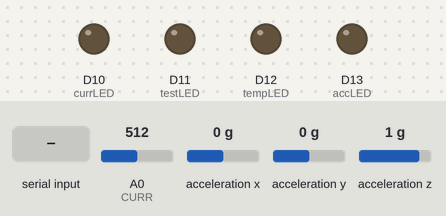
Recording of a sketch running on a simulated Arduino Zero (SAMD21). On the bench: output pins drawn as LEDs (lit = HIGH). The test bench sets the inputs (shaded band); at power-on: A0 (CURR) = 512, acceleration x 0 g, acceleration y 0 g, acceleration z 1 g. What the sketch prints to the serial monitor is not drawn.

Above: at 2.0 s.
2.1 s: "t" received over Serial
At 2.7 s:
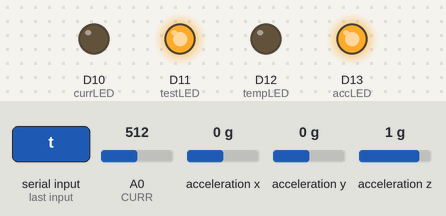
5.1 s: "c" received over Serial
At 5.15 s:
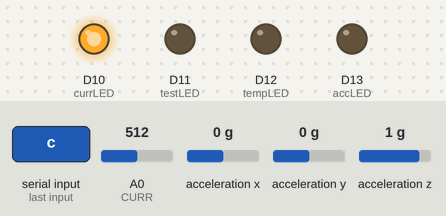
6.7 s: "f" received over Serial
At 7.4 s:
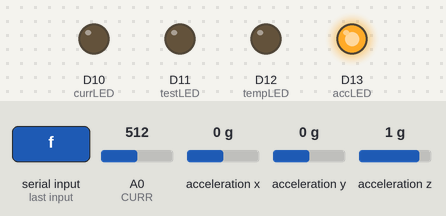
Timing chart, 0 to 10.9 s (numbered marks = the images above; inputs shaded):
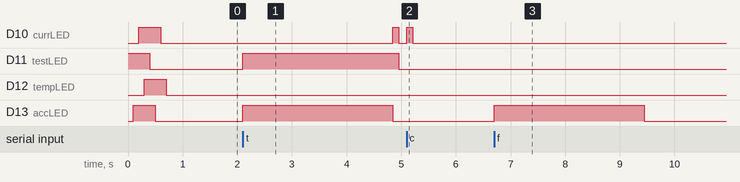

Measured:
- after the input at 2.1 s, D10 (currLED): LOW → HIGH after 2.7 s, → LOW 0.11 s later; D11 (testLED): LOW → HIGH at once, → LOW 2.9 s later; D13 (accLED): LOW → HIGH at once, → LOW 2.7 s later
- after the input at 5.1 s, D10 (currLED): LOW → HIGH at once, → LOW 0.11 s later
- after the input at 6.7 s, D13 (accLED): LOW → HIGH at once, → LOW 2.7 s later

The sketch:

FanFDD_ACC_ADXL345.ino
```cpp
// (licence header left out)
#include "arduinoFFT.h"
#include <SparkFun_ADXL345.h>

ADXL345 adxl = ADXL345();

arduinoFFT FFT = arduinoFFT(); /* Create FFT object */
/*
  These values can be changed in order to evaluate the functions
*/
#define CURR A0
#define testLED 11
#define accLED 13
#define currLED 10
#define tempLED 12

const uint16_t samples = 128; //This value MUST ALWAYS be a power of 2
const double samplingFrequency = 1000;

unsigned int delayTime = 0;


/*
  These are the input and output vectors
  Input vectors receive computed results from FFT
*/
double vReal[samples];
double vImag[samples];

double vRealAvg[samples];

#define SCL_INDEX 0x00
#define SCL_TIME 0x01
#define SCL_FREQUENCY 0x02

int incomingByte = 0;

void setup()
{
  pinMode(testLED, OUTPUT);
  pinMode(accLED, OUTPUT);
  pinMode(currLED, OUTPUT);
  pinMode(tempLED, OUTPUT);

  pinMode(CURR, INPUT);


  digitalWrite(testLED, HIGH);
  delay(100);
  digitalWrite(accLED, HIGH);
  delay(100);
  digitalWrite(currLED, HIGH);
  delay(100);
  digitalWrite(tempLED, HIGH);
  delay(100);
  digitalWrite(testLED, LOW);
  delay(100);
  digitalWrite(accLED, LOW);
  delay(100);
  digitalWrite(currLED, LOW);
  delay(100);
  digitalWrite(tempLED, LOW);
  delay(100);
  init_acc();
  if (samplingFrequency <= 1000)
    delayTime = 1000 / samplingFrequency;
  else
    delayTime = 1000000 / samplingFrequency;
  SerialUSB.begin(115200);
  while (!SerialUSB);
  //SerialUSB.println("Ready");
}

void loop()
{
  char select = 'n';
  if (SerialUSB.available() > 0) {
    // read the incoming byte:
    incomingByte = SerialUSB.read();
    select = char(incomingByte);
    // say what you got:
    //SerialUSB.print("I received: ");
    //SerialUSB.println(select);
    SerialUSB.flush();

    switch (select) {
      case 'f':
        {digitalWrite(accLED, HIGH);
        AvgACC(10);
        SerialUSB.println();
        digitalWrite(accLED, LOW);
        break;}
      case 'c':
        {digitalWrite(currLED, HIGH);
        float current = measCurrent(1000);
        SerialUSB.print(current, 4);
        SerialUSB.println();
        digitalWrite(currLED, LOW);
        break;}
      case 't':
        {digitalWrite(testLED, HIGH);
        digitalWrite(accLED, HIGH);
        AvgACC(10);
        digitalWrite(accLED, LOW);
        digitalWrite(currLED, HIGH);
        float testcurr = measCurrent(1000);
        SerialUSB.print(',');
        SerialUSB.print(testcurr, 4);
        SerialUSB.println();
        digitalWrite(currLED, LOW);
        digitalWrite(testLED, LOW);
        break;}
    }
  }
}


double measCurrent(int samples) {
  int avg = 0;
  for (int sample = 0; sample < samples; sample++) {
    avg = analogRead(CURR) + avg;
  }
  avg = avg / samples;
  //SerialUSB.println(avg);
  avg = map(avg, 0, 1023, 0, 10000);
  float avgnorm = (float) avg / 10000;
  return avgnorm;
}

void init_acc() {
  adxl.powerOn();                     // Power on the ADXL345

  adxl.setRangeSetting(2);           // Give the range settings
  // Accepted values are 2g, 4g, 8g or 16g
  // Higher Values = Wider Measurement Range
  // Lower Values = Greater Sensitivity

  adxl.setSpiBit(0);                  // Configure the device to be in 4 wire SPI mode when set to '0' or 3 wire SPI mode when set to 1
  // Default: Set to 1
  // SPI pins on the ATMega328: 11, 12 and 13 as reference in SPI Library

  adxl.setActivityXYZ(0, 0, 0);       // Set to activate movement detection in the axes "adxl.setActivityXYZ(X, Y, Z);" (1 == ON, 0 == OFF)
  adxl.setActivityThreshold(75);      // 62.5mg per increment   // Set activity   // Inactivity thresholds (0-255)

  adxl.setInactivityXYZ(0, 0, 0);     // Set to detect inactivity in all the axes "adxl.setInactivityXYZ(X, Y, Z);" (1 == ON, 0 == OFF)
  adxl.setInactivityThreshold(75);    // 62.5mg per increment   // Set inactivity // Inactivity thresholds (0-255)
  adxl.setTimeInactivity(10);         // How many seconds of no activity is inactive?

  adxl.setTapDetectionOnXYZ(0, 0, 0); // Detect taps in the directions turned ON "adxl.setTapDetectionOnX(X, Y, Z);" (1 == ON, 0 == OFF)

  // Set values for what is considered a TAP and what is a DOUBLE TAP (0-255)
  adxl.setTapThreshold(50);           // 62.5 mg per increment
  adxl.setTapDuration(15);            // 625 μs per increment
  adxl.setDoubleTapLatency(80);       // 1.25 ms per increment
  adxl.setDoubleTapWindow(200);       // 1.25 ms per increment

  // Set values for what is considered FREE FALL (0-255)
  adxl.setFreeFallThreshold(7);       // (5 - 9) recommended - 62.5mg per increment
  adxl.setFreeFallDuration(30);       // (20 - 70) recommended - 5ms per increment

  // Setting all interupts to take place on INT1 pin
  //adxl.setImportantInterruptMapping(1, 1, 1, 1, 1);     // Sets "adxl.setEveryInterruptMapping(single tap, double tap, free fall, activity, inactivity);"
  // Accepts only 1 or 2 values for pins INT1 and INT2. This chooses the pin on the ADXL345 to use for Interrupts.
  // This library may have a problem using INT2 pin. Default to INT1 pin.

  // Turn on Interrupts for each mode (1 == ON, 0 == OFF)
  adxl.InactivityINT(0);
  adxl.ActivityINT(0);
  adxl.FreeFallINT(0);
  adxl.doubleTapINT(0);
  adxl.singleTapINT(0);
}

void PrintVector(double *vData, uint16_t bufferSize, uint8_t scaleType)
{
  for (uint16_t i = 0; i < bufferSize; i++)
  {
    double abscissa;
    /* Print abscissa value */
    switch (scaleType)
    {
      case SCL_INDEX:
        abscissa = (i * 1.0);
        break;
      case SCL_TIME:
        abscissa = ((i * 1.0) / samplingFrequency);
        break;
      case SCL_FREQUENCY:
        abscissa = ((i * 1.0 * samplingFrequency) / samples);
        break;
    }
    SerialUSB.print(abscissa, 6);
    SerialUSB.print(" ");
    SerialUSB.print(vData[i], 4);
    SerialUSB.println();
  }
  SerialUSB.println();
}

void SumVector(double *vData, uint16_t bufferSize) {

  for (uint16_t i = 0; i < bufferSize; i++)
  {
    vRealAvg[i] = vData[i] + vRealAvg[i];
    //SerialUSB.print(vData[i], 4);
    //SerialUSB.println();
  }

}

void AvgACC(int avgNum) {
  for (uint16_t j = 0; j < (samples >> 1); j++)
  {
    vRealAvg[j] = 0;
  }
  for (int i = 0; i < avgNum; i++) {
    CalcFFT();
    SumVector(vReal, (samples >> 1));
  }
  for (uint16_t k = 0; k < (samples >> 1); k++)
  {
    vRealAvg[k] = vRealAvg[k] / avgNum;
    vRealAvg[k] = vRealAvg[k] / 1000;
    SerialUSB.print(vRealAvg[k], 4);
    if (k < ((samples>>1)-1)){
    SerialUSB.print(",");
    }
  }
}

void CalcFFT() {
  for (uint16_t i = 0; i < samples; i++)
  {
    int x, y, z;
    adxl.readAccel(&x, &y, &z);
    vReal[i] = double(z);
    vImag[i] = 0.0; //Imaginary part must be zeroed in case of looping to avoid wrong calculations and overflows
    if (samplingFrequency <= 1000)
      delay(delayTime);
    else
      delayMicroseconds(delayTime);
  }
  /* Print the results of the sampling according to time */
  //SerialUSB.println("Data:");
  //PrintVector(vReal, samples, SCL_TIME);
  FFT.Windowing(vReal, samples, FFT_WIN_TYP_HAMMING, FFT_FORWARD);  /* Weigh data */
  //SerialUSB.println("Weighed data:");
  //PrintVector(vReal, samples, SCL_TIME);
  FFT.Compute(vReal, vImag, samples, FFT_FORWARD); /* Compute FFT */
  //SerialUSB.println("Computed Real values:");
  //PrintVector(vReal, samples, SCL_INDEX);
  // SerialUSB.println("Computed Imaginary values:");
  //PrintVector(vImag, samples, SCL_INDEX);
  FFT.ComplexToMagnitude(vReal, vImag, samples); /* Compute magnitudes */
  //SerialUSB.println("Computed magnitudes:");
  //PrintVector(vReal, (samples >> 1), SCL_FREQUENCY);
  //double x = FFT.MajorPeak(vReal, samples, samplingFrequency);
  //SerialUSB.println(x, 6);
  //while (1); /* Run Once */

}
```
